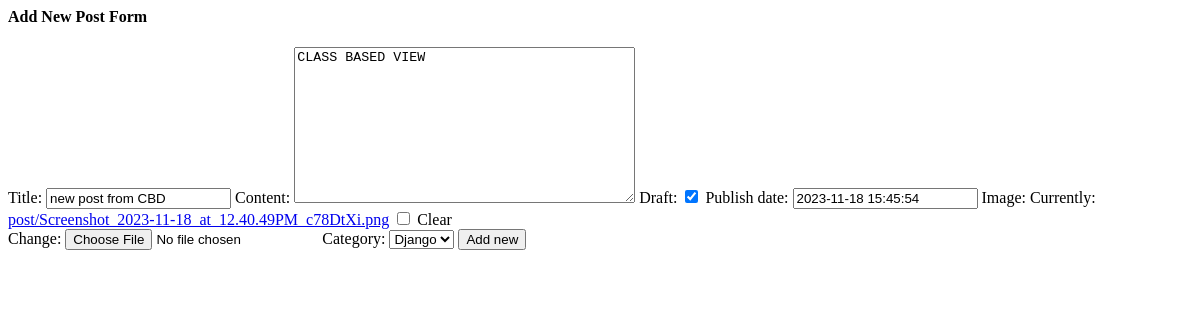
The page /posts/8/edit/ on the database as committed earlier.
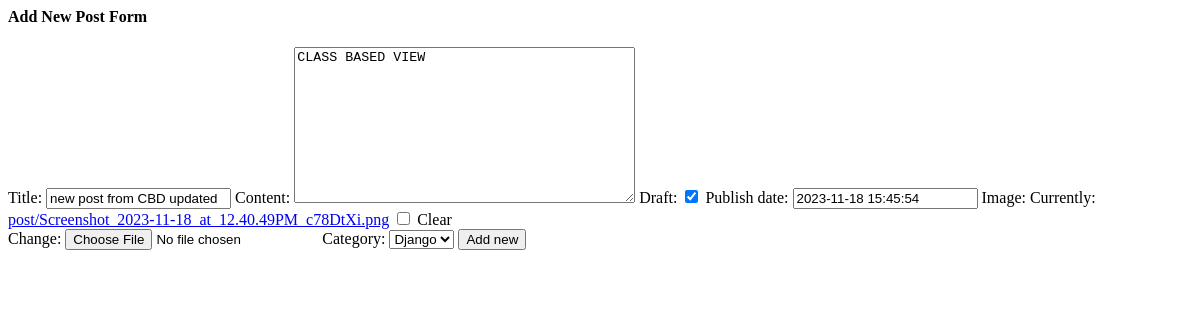
The same page on the database as committed later.
### posts/models.py (models this page shows, shortened)
class Post(models.Model):
    author = models.ForeignKey(User,related_name='post_author',on_delete=models.CASCADE)
    title = models.CharField(max_length=100)
    content = models.TextField(max_length=20000)
    draft = models.BooleanField(default=True)
    publish_date = models.DateTimeField(default=timezone.now)
    tags = TaggableManager()
    image = models.ImageField(upload_to='post',null=True, blank=True)
    category = models.ForeignKey('Category',related_name='post_category',on_delete=models.SET_NULL,null=True)

### posts/views.py (the view)
# urls.py: path('posts/<int:pk>/edit/',edit_post),
def edit_post(request,pk):
    post = Post.objects.get(id=pk)
    if request.method  == 'POST':
        form = PostForm(request.POST,request.FILES,instance=post)
        if form.is_valid():
            myform = form.save(commit=False)
            myform.author = request.user
            myform.save()
            return redirect('/posts/')
    else:
        form = PostForm(instance=post)
    return render(request, 'posts/post_form.html', {'form':form})

### posts/forms.py
class PostForm(forms.ModelForm):
    class Meta:
        model = Post
        exclude = ('author',)

### posts/models.py (called while the page is built)
    def __str__(self):
        return self.name

### posts/templates/posts/post_form.html (shortened to what this page needs)
<h4> Add New Post Form </h4>
<form method="post" enctype="multipart/form-data">
    {{form}}
    <input type="submit" value="Add new">
</form>

Rows that differ between the two databases and show on the page:
changed Post "CLASS BASED VIEW": title "new post from CBD" → "new post from CBD updated"
